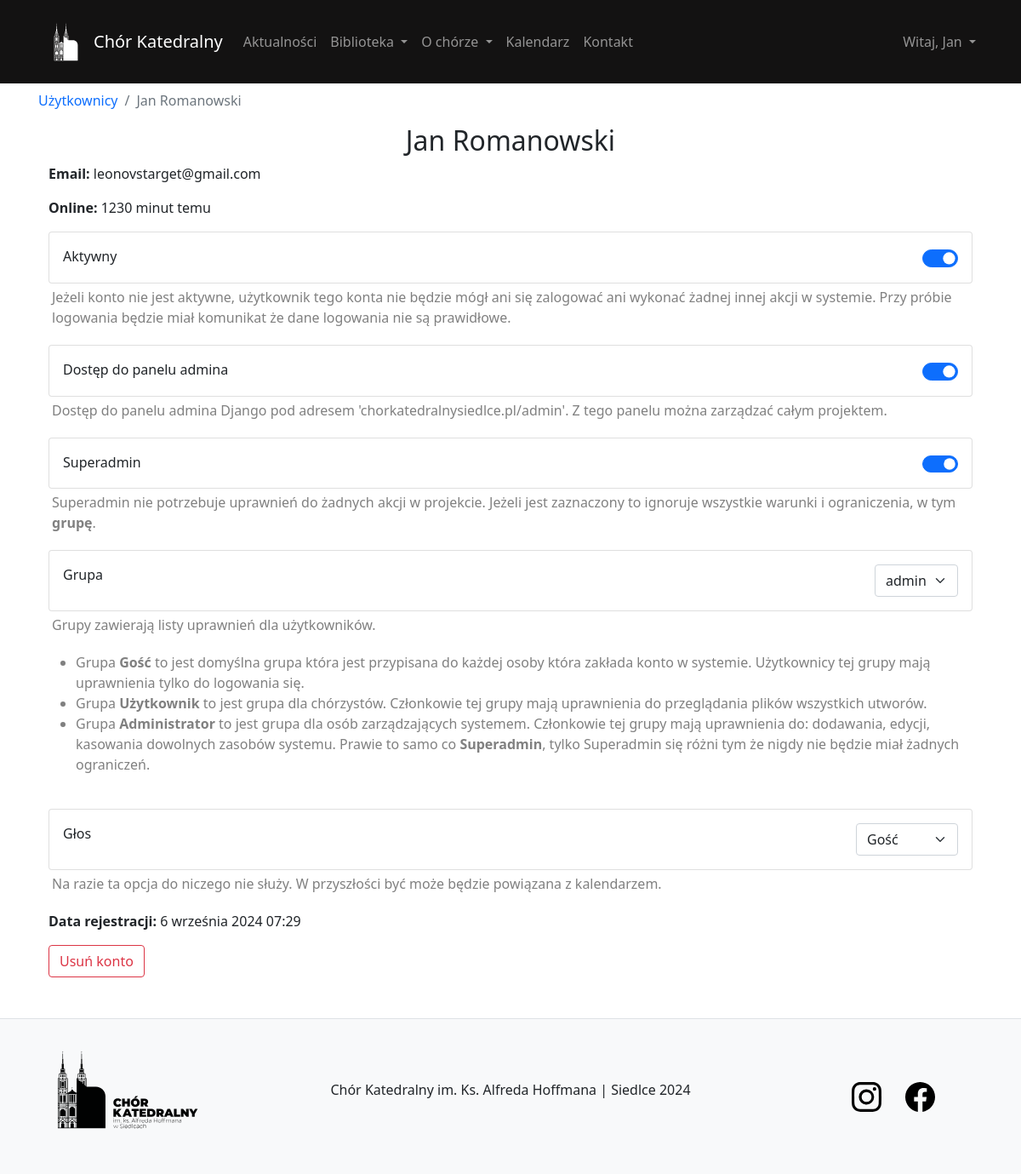
/user/details/1/ (signed in), run on an earlier commit of the app's database.
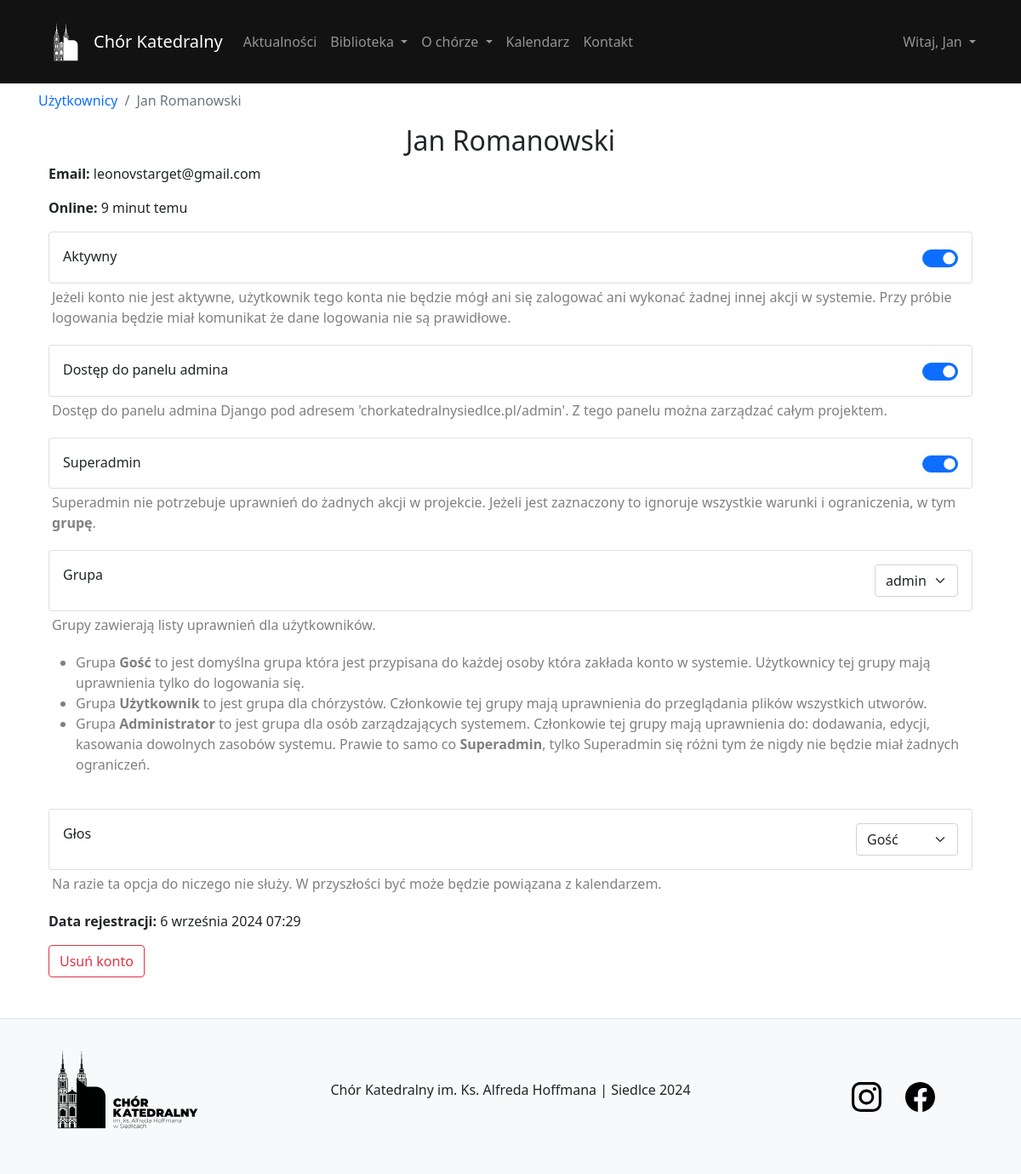
And on a later commit of the database.
### user/models.py (models this page shows, shortened)
class User(AbstractBaseUser, PermissionsMixin):
    email = models.EmailField(unique=True)
    name = models.CharField(max_length=30)
    surname = models.CharField(max_length=30)
    voice_type = models.CharField(max_length=10, default='guest')
    last_activity = models.DateTimeField(null=True, blank=True)
    is_staff = models.BooleanField(default=False)
    is_active = models.BooleanField(default=True)
    date_joined = models.DateTimeField(default=timezone.now)
    objects = CustomUserManager()
    USERNAME_FIELD = 'email'
    REQUIRED_FIELDS = ['name', 'surname']

### user/views.py (the view)
# urls.py: path('details/<int:id>/', views.detailsUser, name='detailsUser'),
@permission_required('user.change_user', raise_exception=True)
def detailsUser(request, id):
    user = get_object_or_404(User, id=id)
    return render(request, 'user/details.html', {'user': user})

### composition/templatetags/extras.py (called while the page is built)
@register.filter
def activity_status(last_activity):
    if last_activity is None:
        return "offline"
    now = timezone.now()
    time_diff = now - last_activity
    if time_diff < timedelta(minutes=5):
        return "online"
    else:
        return f"{time_diff.seconds // 60} minut temu"

### library/context_processors.py (called while the page is built)
def current_time(request):
    now = timezone.now()
    return {
        'current_year': now.year,
        'current_month': now.month,
    }

### user/templates/user/details.html (shortened to what the changed rows need)
{% extends 'content/template.html' %}
{% load extras %}
{% load static %}
{% block body %}
<div class="pt-2">
    <nav aria-label="breadcrumb">
        <ol class="breadcrumb">
            <li class="breadcrumb-item"><a href="{% url 'manageUsers' %}">Użytkownicy</a></li>
            <li class="breadcrumb-item active" aria-current="page">{{ user.name }} {{ user.surname }}</li>
        </ol>
    </nav>
</div>
<div class="container-fluid">
    <h2 class="text-center">{{ user.name }} {{ user.surname }}</h2>
    <p><strong>Email: </strong>{{ user.email }}</p>
    <p><strong>Online: </strong>{{ user.last_activity|activity_status }}</p>
    <div class="card w-100">
        <div class="card-body">
            <div class="row">
                <div class="col-6">
                    <div class="form-check form-switch float-end">
                        <input class="form-check-input" type="checkbox" role="switch" id="toggleActive" {% if user.is_active %} checked {% endif %}>
                    </div>
                </div>
            </div>
        </div>
    </div>
    <p class="p-1" style="color: gray;">Jeżeli konto nie jest aktywne, użytkownik tego konta nie będzie mógł ani się zalogować ani wykonać żadnej innej
        akcji w systemie. Przy próbie logowania będzie miał komunikat że dane logowania nie są prawidłowe.
    </p>
    <div class="card w-100">
        <div class="card-body">
            <div class="row">
                <div class="col-6">
                    <div class="form-check form-switch float-end">
                        <input class="form-check-input" type="checkbox" role="switch" id="togglePanel" {% if user.is_staff %} checked {% endif %}>
                    </div>
                </div>
            </div>
        </div>
    </div>
    <p class="p-1" style="color: gray;">Dostęp do panelu admina Django pod adresem 'chorkatedralnysiedlce.pl/admin'. Z tego panelu można zarządzać całym projektem.
    </p>
    <div class="card w-100">
        <div class="card-body">
            <div class="row">
                <div class="col-6">
                    <div class="form-check form-switch float-end">
                        <input class="form-check-input" type="checkbox" role="switch" id="toggleSuperAdmin" {% if user.is_superuser %} checked {% endif %}>
                    </div>
                </div>
            </div>
        </div>
    </div>
    <p class="p-1" style="color: gray;">Superadmin nie potrzebuje uprawnień do żadnych akcji w projekcie. Jeżeli jest zaznaczony to ignoruje wszystkie warunki i ograniczenia, w tym <strong>grupę</strong>.
    </p>
    <div class="card w-100">
        <div class="card-body">
            <div class="row">
                <div class="col-6">
                    <div class="float-end">
                        <select class="form-select" aria-label="group" id="selectGroup">
                            <option value="admin" {% if user.groups.first.name == 'admin' %} selected {% endif %}>admin</option>
                        </select>
                    </div>
                </div>
            </div>
        </div>
    </div>
    <p class="p-1" style="color: gray;">Grupy zawierają listy uprawnień dla użytkowników.
        <ul style="color: gray;">
        </ul>
    </p>
    <br>
    <div class="card w-100">
        <div class="card-body">
        </div>
    </div>
    <p class="p-1" style="color: gray;">Na razie ta opcja do niczego nie służy. W przyszłości być może będzie powiązana z kalendarzem. </p>
    <p><strong>Data rejestracji: </strong> {{ user.date_joined }}</p>
</div>
{% endblock %}

### content/templates/content/template.html (shortened to what this page needs)
{% load static %}
<!DOCTYPE html>
<html lang="en">
<head>
    <link href="https://cdn.jsdelivr.net/npm/bootstrap@5.0.2/dist/css/bootstrap.min.css" rel="stylesheet">
    <link rel="stylesheet" href="https://cdnjs.cloudflare.com/ajax/libs/toastr.js/latest/toastr.min.css">
    <link rel="stylesheet" href="{% static 'content/css/main.css' %}">
</head>
<body class="body-bg">
    <div class="overlay">
        <nav class="navbar navbar-dark navbar-expand-lg bg-dark sticky-top">
            <div class="container main-container">
                <img class="m-0 p-0" src="{% static 'content/img/logo_light.svg' %}" width="65px" alt="Chór Katedralny">
                <a class="navbar-brand text-center" href="/">
                    Chór Katedralny
                </a>
                <div class="collapse navbar-collapse" id="navbarTogglerDemo03">
                    <ul class="navbar-nav me-auto mb-2 mb-lg-0">
                        <li class="nav-item">
                            <a class="nav-link" href="{% url 'listNews' %}">Aktualności</a>
                        </li>
                        {% if user.is_authenticated %}
                        <li class="nav-item dropdown">
                            <a class="nav-link dropdown-toggle" href="#" id="navbarDarkDropdownMenuLink" role="button"
                               data-bs-toggle="dropdown" aria-expanded="false">
                                Biblioteka
                            </a>
                        </li>
                        {% else %}
                        <li class="nav-item">
                            <a class="nav-link" href="{% url 'listComposition' %}">Biblioteka</a>
                        </li>
                        {% endif %}
                        <ul class="navbar-nav">
                            <li class="nav-item dropdown">
                                <a class="nav-link dropdown-toggle" href="#" id="navbarDarkDropdownMenuLink" role="button"
                                   data-bs-toggle="dropdown" aria-expanded="false">
                                    O chórze
                                </a>
                            </li>
                        </ul>
                        <li class="nav-item">
                            {% if current_year and current_month %}
                            <a class="nav-link" href="{% url 'calendar' current_year current_month %}">Kalendarz</a>
                            {% else %}
                                <a class="nav-link" href="#">Kalendarz</a>
                            {% endif %}
                        </li>
                        <li class="nav-item">
                            <a class="nav-link" href="{% url 'contact' %}">Kontakt</a>
                        </li>
                    </ul>
                    {% if user.is_authenticated %}
                        <ul class="navbar-nav">
                            <li class="nav-item dropdown">
                                <a class="nav-link dropdown-toggle" href="#" id="navbarDarkDropdownMenuLink" role="button"
                                   data-bs-toggle="dropdown" aria-expanded="false">
                                   Witaj, {{ user.name }}
                                </a>
                            </li>
                        </ul>
                    {% else %}
                        <a class="btn btn-success" href="{% url 'signIn' %}" role="button">Zaloguj</a>
                    {% endif %}
                </div>
            </div>
        </nav>
        <div class="container main-container align-items-center" style="min-height: 90vh; width: 100%">
            <div class="toast-container position-fixed bottom-0 end-0 p-3" style="z-index: 11">
            </div>
            {% block body %}
            {% endblock %}
        </div>
        {% include 'content/footer.html' %}
    </div>
</body>
</html>

What changed in the data, as far as the page shows it:
changed User "Jan": last_activity|activity_status "1230 minut temu" → "9 minut temu"
